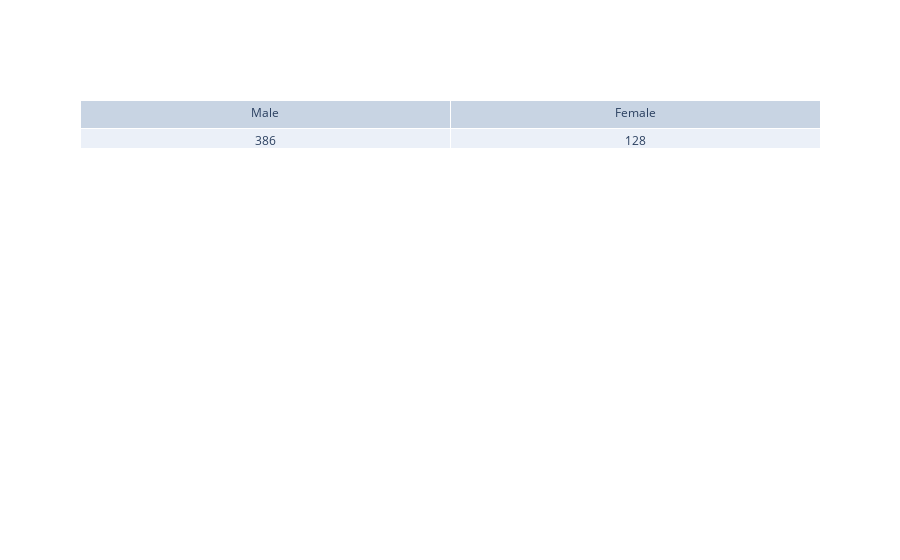

Notebook source saved alongside this figure:
### Markdown cell above
### 2. Gender Statistics

### Code cell
# The number of male and female respondents are tabulated 
num_males = salaries_df['male'].value_counts()
print(num_males)
gender_table = go.Figure(data=[go.Table(header = dict(values = ['Male', 'Female']),
                                        cells = dict(values = [386, 128]))])
gender_table.show()

### Figure 1 — Plotly figure (JSON) as saved in the notebook; plotly's stock layout.template omitted (floating-point values rounded to 4 significant figures)
{"data": [{"cells": {"values": [386, 128]}, "header": {"values": ["Male", "Female"]}, "type": "table"}], "layout": {}}
